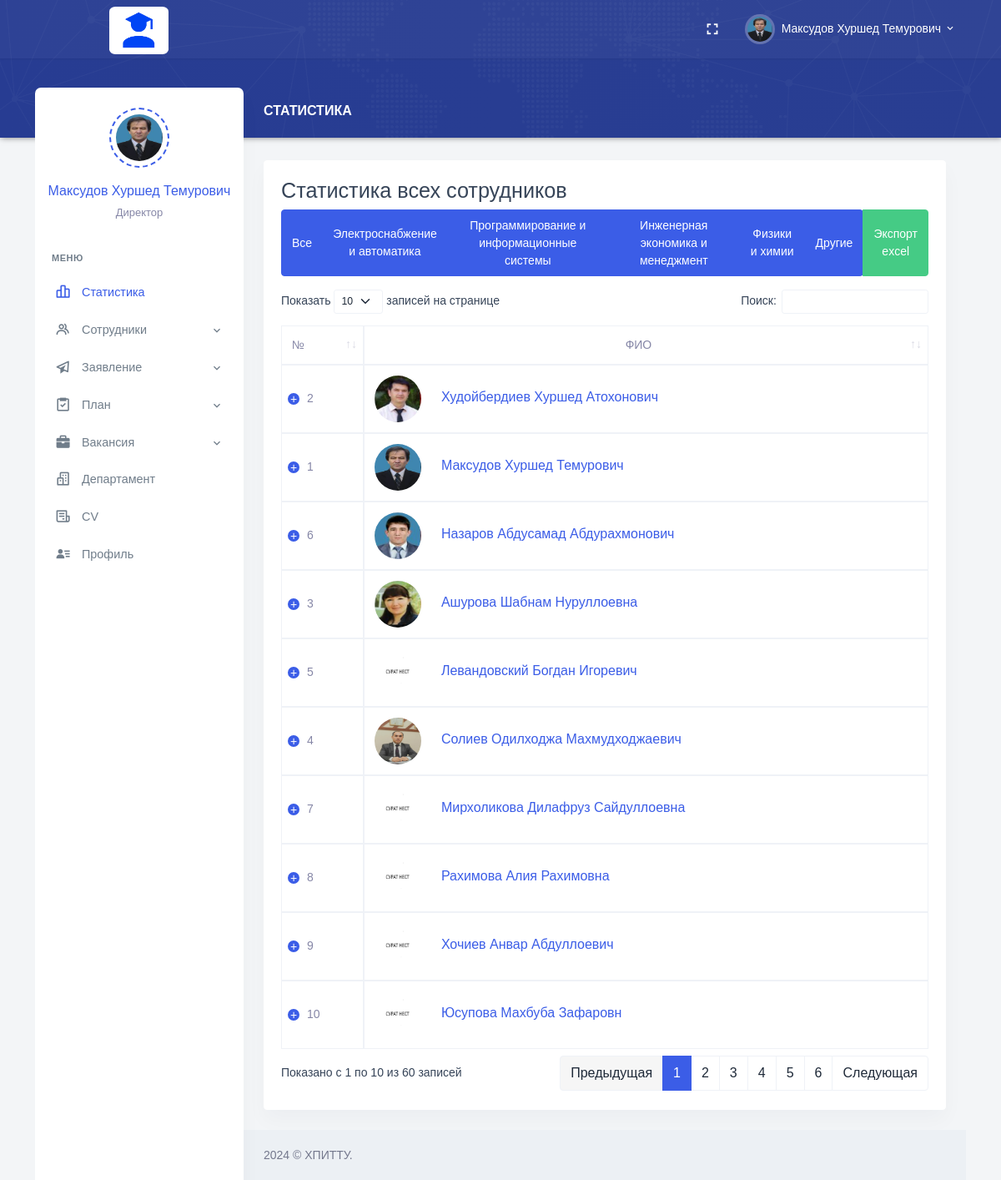
/HR/index.php (signed in), run on the app's committed database.
### tables this page shows
CREATE TABLE `employees` (
  `Employee_Id` int NOT NULL AUTO_INCREMENT,
  `Full_Name` varchar(255) DEFAULT NULL,
  `Date_of_Birth` date DEFAULT NULL,
  `Place_of_Birth` varchar(255) DEFAULT NULL,
  `Position_Id` int DEFAULT NULL,
  `Degree_Id` int DEFAULT NULL,
  `Faculty_Id` int DEFAULT NULL,
  `Department_Id` int DEFAULT NULL,
  `User_Role_Id` int DEFAULT NULL,
  `Email` varchar(255) DEFAULT NULL,
  `Phone_Number` varchar(20) DEFAULT NULL,
  `Employee_Number` varchar(20) DEFAULT NULL,
  `Date_Added` date DEFAULT NULL,
  `Path_Photo` varchar(255) DEFAULT NULL,
  `Username` varchar(255) DEFAULT NULL,
  `Password` varchar(255) DEFAULT NULL,
  PRIMARY KEY (`Employee_Id`),
  KEY `Degree_Id` (`Degree_Id`),
  KEY `Faculty_Id` (`Faculty_Id`),
  KEY `Department_Id` (`Department_Id`),
  KEY `User_Role_Id` (`User_Role_Id`),
  KEY `employees_ibfk_1` (`Position_Id`),
  CONSTRAINT `employees_ibfk_1` FOREIGN KEY (`Position_Id`) REFERENCES `positions` (`Position_Id`) ON DELETE CASCADE ON UPDATE CASCADE,
  CONSTRAINT `employees_ibfk_2` FOREIGN KEY (`Degree_Id`) REFERENCES `degrees` (`Degree_Id`) ON DELETE CASCADE ON UPDATE CASCADE,
  CONSTRAINT `employees_ibfk_3` FOREIGN KEY (`Faculty_Id`) REFERENCES `faculties` (`Faculty_Id`) ON DELETE CASCADE ON UPDATE CASCADE,
  CONSTRAINT `employees_ibfk_4` FOREIGN KEY (`Department_Id`) REFERENCES `departments` (`Department_Id`) ON DELETE CASCADE ON UPDATE CASCADE,
  CONSTRAINT `employees_ibfk_5` FOREIGN KEY (`User_Role_Id`) REFERENCES `user_roles` (`User_Role_Id`) ON DELETE CASCADE ON UPDATE CASCADE
);

CREATE TABLE `positions` (
  `Position_Id` int NOT NULL,
  `Position_Name` varchar(255) DEFAULT NULL,
  PRIMARY KEY (`Position_Id`)
);

### HR/index.php (the view, shortened to what this page needs)
<?php
require_once "header.php";
?>
<div class="main-content">
    <div class="page-content">
        <div class="row">
            <div class="col-12">
                <div class="page-title-box d-flex align-items-center justify-content-between">
                    <h4 class="page-title mb-0 font-size-18">Статистика</h4>
                </div>
            </div>
        </div>
        <div class="row">
            <div class="col-lg-12">
                <div class="card">
                    <div class="card-body">
                        <div class="table-responsive">
                            <h3>Статистика всех сотрудников</h3>
                            <div class="btn-group mb-3 d-flex justify-content-end">
                                <button type="button" class="btn btn-primary filterBtn" data-filter="all">Все</button>
                                <button type="button" class="btn btn-primary filterBtn"
                                    data-filter="Электроснабжение и автоматика">Электроснабжение и автоматика</button>
                                <button type="button" class="btn btn-primary filterBtn"
                                    data-filter="Программирование и информационные  системы">Программирование и информационные  системы</button>
                                <button type="button" class="btn btn-primary filterBtn"
                                    data-filter="Инженерная экономика и менеджмент">Инженерная экономика и менеджмент</button>
                                <button type="button" class="btn btn-primary filterBtn"
                                    data-filter=" Физики и химии"> Физики и химии</button>
                                <button class="btn btn-primary dropdown-toggle" type="button" id="departmentDropdown" data-bs-toggle="dropdown" aria-expanded="false">
                                    Другие
                                </button>
                                <button id="reportBtn" type="button" class="btn btn-success">Экспорт excel</button>
                            </div>
                            <div class="table-responsive">
                                <table id="datatable" class="table table-bordered dt-responsive nowrap" style="border-collapse: collapse; border-spacing: 0; width: 100%;">
                                    <thead>
                                        <tr>
                                            <th>№</th>
                                            <th class="text-center">ФИО</th>
                                        </tr>
                                    </thead>
                                    <tbody>
                                        <?php
                                        require_once "../conn.php";
                                        $sql = "SELECT e.Employee_Id,
                e.Full_Name AS FullName,
                IFNULL(dep.Department_Name, 'Не указан') AS Department,
                FORMAT(IFNULL(tc.TotalCredit, 0), 1) AS TotalCredit,
                FORMAT(IFNULL(ROUND(er.TotalRating, 1), 0), 1) AS TotalRating,
                IFNULL(e.Path_Photo, '1.jpg') AS Path_Photo
            FROM employees e
            LEFT JOIN (
                SELECT Employee_Id, SUM(p.Plan_Credit) AS TotalCredit
                FROM tasks_completed tc
                LEFT JOIN plans p ON tc.Plan_Id = p.Plan_Id
                GROUP BY Employee_Id
            ) tc ON e.Employee_Id = tc.Employee_Id
            LEFT JOIN (
                SELECT Employee_Id,
                    (omusgor1_1 + omusgor1_2 + omusgor1_3 + omusgor1_4 + omusgor1_5 + omusgor1_6 + omusgor1_7 + omusgor1_8 +
                    omusgor2_1 + omusgor2_2 + omusgor2_3 + omusgor2_4 + omusgor2_5 + omusgor2_6 +
                    omusgor3_1 + omusgor3_2 + omusgor3_3 + omusgor3_4 + omusgor3_5 + omusgor3_6 + omusgor3_7 + omusgor3_8 + omusgor3_9 + omusgor3_10 + omusgor3_11 +
                    omusgor4_1 + omusgor4_2 + omusgor4_3 + omusgor4_4 + omusgor4_5 + omusgor4_6 + omusgor4_7 +
                    omusgor5_1 + omusgor5_2 + omusgor5_3 + omusgor5_4 + omusgor5_5 + omusgor5_6 + omusgor5_7 + omusgor5_8 + omusgor5_9 + omusgor5_10 + omusgor5_11) * 100 / 100 AS TotalRating
                FROM emp_rating_vazorat
            ) er ON e.Employee_Id = er.Employee_Id
            LEFT JOIN departments dep ON e.Department_Id = dep.Department_Id
            ORDER BY TotalRating DESC";
                                        $result = $conn->query($sql);
                                        $count = 0;
                                        while ($row = $result->fetch_assoc()) {
                                            $count++;
                                            $photoPath = "../Personal/upload/" . $row["Path_Photo"];
                                            echo "<tr>";
                                            echo "<td class='align-middle'>" . $count . "</td>";
                                            echo "<td class='align-middle'>
                                                    <div class='d-flex align-items-center'>
                                                        <div class='me-4'>
                                                            <img src='" . $photoPath . "' alt='' class='avatar-sm rounded-circle'>
                                                        </div>
                                                        <div>
                                                            <h5 class='font-size-16 mb-1'><a href='vazorat.php?employeeId=" . $row["Employee_Id"] . "' class='rating-link'>" . $row["FullName"] . "</a></h5>
                                                        </div>
                                                    </div>
                                                  </td>";
                                            echo "</tr>";
                                        }
                                        ?>
                                    </tbody>
                                </table>
                            </div>
                        </div>
                    </div>
                </div>
            </div>
        </div>
</div>
<?php
require_once "footer.php";
?>

### HR/header.php (shortened to what this page needs)
<?php
    require_once "../conn.php";
    $sql_command = "SELECT e.*, p.Position_Name, e.Path_Photo
    FROM employees e
    INNER JOIN positions p ON e.Position_Id = p.Position_Id
    WHERE e.Username = '{$_SESSION['Username']}'";
$result = mysqli_query($conn, $sql_command);
if (mysqli_num_rows($result) > 0) {
while ($rows = mysqli_fetch_assoc($result)) {
$Full_Name = ucwords($rows["Full_Name"]);
$Position_Name = $rows["Position_Name"];
$Path_Photo = $rows["Path_Photo"];
}
}
?>
<!doctype html>
<html lang="en">
<head>
    <link href="/assets/css/bootstrap.min.css" id="bootstrap-style" rel="stylesheet" type="text/css" />
    <link href="/assets/css/app.min.css" id="app-style" rel="stylesheet" type="text/css" />
    <link href="/assets/libs/datatables.net-bs4/css/dataTables.bootstrap4.min.css" rel="stylesheet" type="text/css" />
    <link href="/assets/libs/datatables.net-buttons-bs4/css/buttons.bootstrap4.min.css" rel="stylesheet"
        type="text/css" />
    <link href="/assets/libs/datatables.net-responsive-bs4/css/responsive.bootstrap4.min.css" rel="stylesheet"
        type="text/css" />
    <link href="/assets/css/icons.min.css" rel="stylesheet" type="text/css" />
</head>
<body data-layout="detached" data-topbar="colored">
<div class="container-fluid">
        <div id="layout-wrapper">
        <header id="page-topbar" class="fixed-top">
                <div class="navbar-header">
                    <div class="container-fluid">
                        <div class="float-end">
                            <div class="dropdown d-none d-lg-inline-block ms-1">
                                <button type="button" class="btn header-item noti-icon waves-effect"
                                    data-toggle="fullscreen">
                                    <i class="mdi mdi-fullscreen"></i>
                                </button>
                            </div>
                            <div class="dropdown d-inline-block">
                                <button type="button" class="btn header-item waves-effect"
                                    id="page-header-user-dropdown" data-bs-toggle="dropdown" aria-haspopup="true"
                                    aria-expanded="false">
                                    <img class="rounded-circle header-profile-user"
                                        src="../Personal/upload/<?php if(!empty($Path_Photo)){ echo $Path_Photo; }else{ echo "1.jpg"; } ?>" alt="Header Avatar">
                                    <span class="d-none d-xl-inline-block ms-1"><?php echo $Full_Name; ?></span>
                                    <i class="mdi mdi-chevron-down d-none d-xl-inline-block"></i>
                                </button>
                            </div>
                        </div>
                        <div>
                            <div class="navbar-brand-box">
                                <a href="index.php" class="logo logo-light" style="margin-left: 65px;">
                                    <span class="logo-lg">
                                        <img src="/assets/images/LogoEX.png" alt="" height="57"
                                            style="border-radius: 10%;">
                                    </span>
                                </a>
                            </div>
                        </div>
                    </div>
            </header>
            <div class="vertical-menu">
                <div class="h-100">
                    <div class="user-wid text-center py-4">
                        <div class="user-img">
                            <img src="../Personal/upload/<?php if(!empty($Path_Photo)){ echo $Path_Photo; }else{ echo "1.jpg"; } ?>" alt=""
                                class="avatar-md mx-auto rounded-circle">
                        </div>
                        <div class="mt-3">
                            <a href="#" class="text-reset fw-medium font-size-16"><?php echo $Full_Name; ?></a>
                            <p class="text-muted mt-1 mb-0 font-size-13"><?php echo $Position_Name; ?></p>
                        </div>
                    </div>
                    <div id="sidebar-menu">
                        <ul class="metismenu list-unstyled" id="side-menu">
                            <li class="menu-title">Меню</li>
                            <li>
                                <a href="index.php" class="waves-effect">
                                    <i class="bx bx-bar-chart-alt-2"></i>
                                    <span>Статистика</span>
                                </a>
                            </li>
                            <li>
                                <a href="javascript: void(0);" class="has-arrow waves-effect">
                                    <i class="bx bx-group"></i>
                                    <span>Сотрудники</span>
                                </a>
                            </li>
                            <li>
                                <a href="javascript: void(0);" class="has-arrow waves-effect">
                                    <i class="bx bx-paper-plane"></i>
                                    <span>Заявление</span>
                                </a>
                            </li>
                            <li>
                                <a href="javascript: void(0);" class="has-arrow waves-effect">
                                    <i class="bx bx-task"></i>
                                    <span>План</span>
                                </a>
                            </li>
                            <li>
                                <a href="javascript: void(0);" class="has-arrow waves-effect">
                                    <i class="bx bxs-briefcase"></i>
                                    <span>Вакансия</span>
                                </a>
                            </li>
                            <li>
                                <a href="departament.php" class="waves-effect">
                                    <i class="bx bx-buildings"></i>
                                    <span>Департамент</span>
                                </a>
                            </li>
                            <li>
                                <a href="cv.php" class="waves-effect">
                                    <i class="bx bx bx-receipt"></i>
                                    <span>CV</span>
                                </a>
                            </li>
                            <li>
                                <a href="profile.php" class="waves-effect">
                                    <i class="bx bxs-user-detail"></i>
                                    <span>Профиль</span>
                                </a>
                            </li>
                    </div>
                </div>
            </div>

### HR/header.php (style rules this page uses)
.fixed-top { position: fixed; width: 100%; z-index: 1030; }

### data on the page
employees: Path_Photo (picture), Full_Name "Максудов Хуршед Темурович", Position_Id.Position_Name "Директор", shows a picture
employees: shows a picture, Full_Name "Худойбердиев Хуршед Атохонович"
employees: shows a picture, Full_Name "Ашурова Шабнам Нуруллоевна"
employees: shows a picture, Full_Name "Солиев Одилходжа Махмудходжаевич"
employees: Full_Name "Левандовский Богдан Игоревич"
employees: shows a picture, Full_Name "Назаров Абдусамад Абдурахмонович"
employees: Full_Name "Мирхоликова Дилафруз Сайдуллоевна"
employees: Full_Name "Рахимова Алия Рахимовна"
employees: Full_Name "Хочиев Анвар Абдуллоевич"
employees: Full_Name "Юсупова Махбуба Зафаровн"
